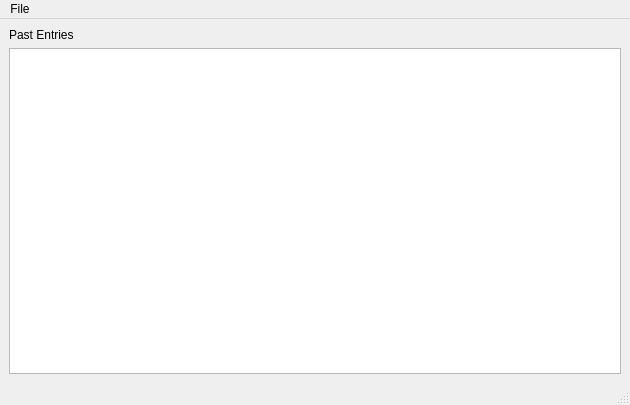
<?xml version="1.0" encoding="UTF-8"?>
<ui version="4.0">
 <class>ReelAllocation</class>
 <widget class="QMainWindow" name="ReelAllocation">
  <property name="geometry">
   <rect>
    <x>0</x>
    <y>0</y>
    <width>630</width>
    <height>405</height>
   </rect>
  </property>
  <property name="windowTitle">
   <string>Allocation</string>
  </property>
  <property name="windowIcon">
   <iconset resource="../../universal/OpenRPT/images/OpenRPTWrtembed.qrc">
    <normaloff>:/OpenRPT/icons/attribute_32.png</normaloff>:/OpenRPT/icons/attribute_32.png</iconset>
  </property>
  <widget class="QWidget" name="centralwidget">
   <layout class="QVBoxLayout" name="verticalLayout">
    <item>
     <widget class="QLabel" name="label">
      <property name="text">
       <string>Past Entries</string>
      </property>
     </widget>
    </item>
    <item>
     <widget class="CustomQueryView" name="treeView"/>
    </item>
   </layout>
  </widget>
  <widget class="QMenuBar" name="menubar">
   <property name="geometry">
    <rect>
     <x>0</x>
     <y>0</y>
     <width>630</width>
     <height>20</height>
    </rect>
   </property>
   <widget class="QMenu" name="menuFile">
    <property name="title">
     <string>File</string>
    </property>
    <addaction name="actionNew_Entry"/>
   </widget>
   <addaction name="menuFile"/>
  </widget>
  <widget class="QStatusBar" name="statusbar"/>
  <action name="actionNew_Entry">
   <property name="text">
    <string>New Entry</string>
   </property>
  </action>
 </widget>
 <customwidgets>
  <customwidget>
   <class>CustomQueryView</class>
   <extends>QTreeView</extends>
   <header>customqueryview.h</header>
  </customwidget>
 </customwidgets>
 <resources>
  <include location="../../universal/OpenRPT/images/OpenRPTWrtembed.qrc"/>
 </resources>
 <connections/>
</ui>
